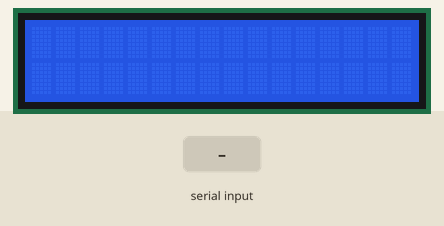
Simulated run of this sketch. Board: Arduino Uno, built with avr-gcc and run on an emulated ATmega328P. On the bench: 16×2 character LCD. Inputs (shaded band) come from the test bench.

Above: at 1.7 s.
1.8 s: "30,150\n" received over Serial
At 1.92 s:
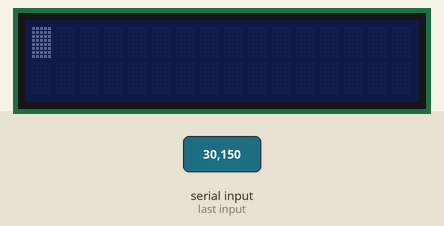
At 3.43 s:
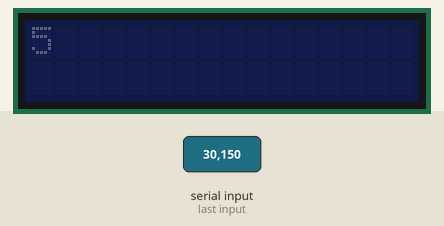
4.0 s: "90,45\n" received over Serial
At 11.2 s:
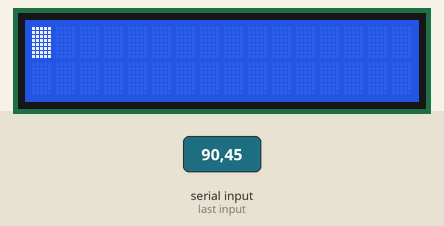
Timing chart, 0 to 12.7 s (numbered marks = the images above; inputs shaded):
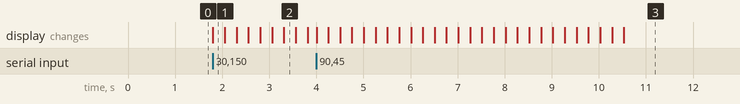

The sketch:

AR06_LCD.ino
```cpp
/*
 예제 3.2
 I2C를 이용한 LCD 출력
*/

// I2C 통신 라이브러리 설정
#include <Wire.h>
// I2C LCD 라리브러리 설정
#include <LiquidCrystal_I2C.h>

// LCD I2C address 설정 PCF8574:0x27, PCF8574A:0x3F
LiquidCrystal_I2C lcd(0x27,16,2);  // LCD address:0x27, 16X2 LCD, 0x3F

int blinkNumber = 0;

 void setup()
{
  // 9600 bps로 시리얼 통신 설정
  Serial.begin(9600);
  lcd.init(); // LCD 설정
  lcd.clear();      // LCD를 모두 지운다.
  lcd.backlight();  // 백라이트를 켠다.
  delay(500);

}

void loop() {

// 시리얼 통신으로 입력 받은 데이터가 있는지를 검사하여
// 데이터가 있을 경우에 if문 안의 명령어를 실행
  if(Serial.available()){
     char val = Serial.read();

    // 입력된 값이 0~9의 숫자인지를 판단
    if(isDigit(val)){
     // val은 ASCII 코드값이므로 숫자로 바꿔주기 위하여
     // '0'의 아스키 코드값을 빼줌
     // blinkNumber에는 실제 숫자가 저장된다.
      blinkNumber = (val - '0');
    }
  // val 변수에 시리얼 통신값 읽어오기
  lcd.setCursor(0,0);

  lcd.write(Serial.read());


  }


for(char i=0;i < blinkNumber;i++){
  lcd.noBacklight();
  delay(250);
  lcd.backlight();
  delay(250);

}
blinkNumber = 0;
}
```

Measured:
- after the input at 1.8 s, the display: changes at once (image 1)
- after the input at 4.0 s, the display: first changes at once (image 3 shows a later state)
